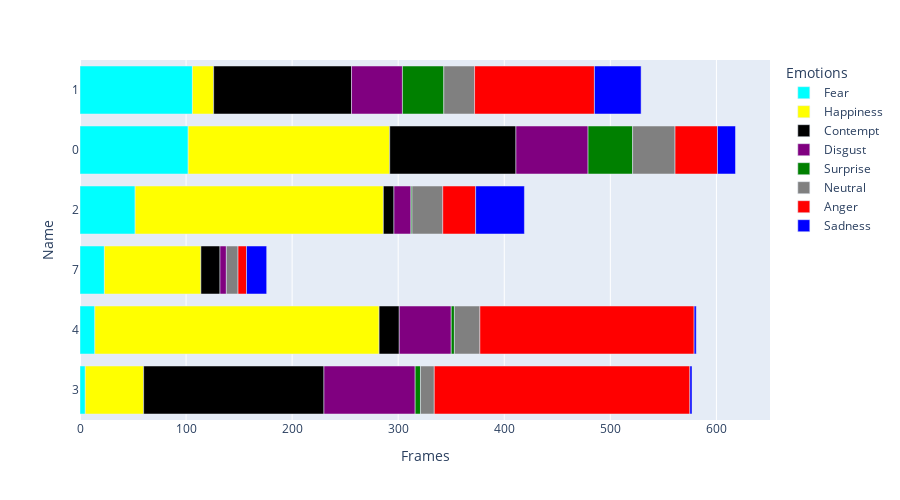

The code cell stored with this chart in its notebook:
### Code cell
fig = px.bar(emo_df.sort_values("Fear"),y='Name',x=list(emo_df.iloc[:,1:].columns), orientation='h',labels={'value':'Frames', 'variable':'Emotions'},
             height=500,color_discrete_map=color_scheme, category_orders={'variable' : ['Fear'] + [col for col in emo_df.columns if col != 'Fear']})
fig.show()

### Figure 1 — Plotly figure (JSON) as saved in the notebook; plotly's stock layout.template omitted (floating-point values rounded to 4 significant figures)
{"data": [{"alignmentgroup": "True", "hovertemplate": "Emotions=Fear<br>Frames=%{x}<br>Name=%{y}<extra></extra>", "legendgroup": "Fear", "marker": {"color": "cyan", "pattern": {"shape": ""}}, "name": "Fear", "offsetgroup": "Fear", "orientation": "h", "showlegend": true, "textposition": "auto", "type": "bar", "x": [5, 14, 23, 52, 102, 106], "xaxis": "x", "y": ["3", "4", "7", "2", "0", "1"], "yaxis": "y"}, {"alignmentgroup": "True", "hovertemplate": "Emotions=Happiness<br>Frames=%{x}<br>Name=%{y}<extra></extra>", "legendgroup": "Happiness", "marker": {"color": "yellow", "pattern": {"shape": ""}}, "name": "Happiness", "offsetgroup": "Happiness", "orientation": "h", "showlegend": true, "textposition": "auto", "type": "bar", "x": [55, 268, 91, 234, 190, 20], "xaxis": "x", "y": ["3", "4", "7", "2", "0", "1"], "yaxis": "y"}, {"alignmentgroup": "True", "hovertemplate": "Emotions=Contempt<br>Frames=%{x}<br>Name=%{y}<extra></extra>", "legendgroup": "Contempt", "marker": {"color": "black", "pattern": {"shape": ""}}, "name": "Contempt", "offsetgroup": "Contempt", "orientation": "h", "showlegend": true, "textposition": "auto", "type": "bar", "x": [170, 19, 18, 10, 119, 130], "xaxis": "x", "y": ["3", "4", "7", "2", "0", "1"], "yaxis": "y"}, {"alignmentgroup": "True", "hovertemplate": "Emotions=Disgust<br>Frames=%{x}<br>Name=%{y}<extra></extra>", "legendgroup": "Disgust", "marker": {"color": "purple", "pattern": {"shape": ""}}, "name": "Disgust", "offsetgroup": "Disgust", "orientation": "h", "showlegend": true, "textposition": "auto", "type": "bar", "x": [86, 49, 6, 16, 68, 48], "xaxis": "x", "y": ["3", "4", "7", "2", "0", "1"], "yaxis": "y"}, {"alignmentgroup": "True", "hovertemplate": "Emotions=Surprise<br>Frames=%{x}<br>Name=%{y}<extra></extra>", "legendgroup": "Surprise", "marker": {"color": "green", "pattern": {"shape": ""}}, "name": "Surprise", "offsetgroup": "Surprise", "orientation": "h", "showlegend": true, "textposition": "auto", "type": "bar", "x": [5, 3, null, 1, 42, 39], "xaxis": "x", "y": ["3", "4", "7", "2", "0", "1"], "yaxis": "y"}, {"alignmentgroup": "True", "hovertemplate": "Emotions=Neutral<br>Frames=%{x}<br>Name=%{y}<extra></extra>", "legendgroup": "Neutral", "marker": {"color": "gray", "pattern": {"shape": ""}}, "name": "Neutral", "offsetgroup": "Neutral", "orientation": "h", "showlegend": true, "textposition": "auto", "type": "bar", "x": [13, 24, 11, 29, 40, 29], "xaxis": "x", "y": ["3", "4", "7", "2", "0", "1"], "yaxis": "y"}, {"alignmentgroup": "True", "hovertemplate": "Emotions=Anger<br>Frames=%{x}<br>Name=%{y}<extra></extra>", "legendgroup": "Anger", "marker": {"color": "red", "pattern": {"shape": ""}}, "name": "Anger", "offsetgroup": "Anger", "orientation": "h", "showlegend": true, "textposition": "auto", "type": "bar", "x": [241, 202, 8, 31, 40, 113], "xaxis": "x", "y": ["3", "4", "7", "2", "0", "1"], "yaxis": "y"}, {"alignmentgroup": "True", "hovertemplate": "Emotions=Sadness<br>Frames=%{x}<br>Name=%{y}<extra></extra>", "legendgroup": "Sadness", "marker": {"color": "blue", "pattern": {"shape": ""}}, "name": "Sadness", "offsetgroup": "Sadness", "orientation": "h", "showlegend": true, "textposition": "auto", "type": "bar", "x": [2, 2, 19, 46, 17, 44], "xaxis": "x", "y": ["3", "4", "7", "2", "0", "1"], "yaxis": "y"}], "layout": {"barmode": "relative", "height": 500, "legend": {"title": {"text": "Emotions"}, "tracegroupgap": 0}, "margin": {"t": 60}, "xaxis": {"anchor": "y", "domain": [0, 1], "title": {"text": "Frames"}}, "yaxis": {"anchor": "x", "domain": [0, 1], "title": {"text": "Name"}}}}
